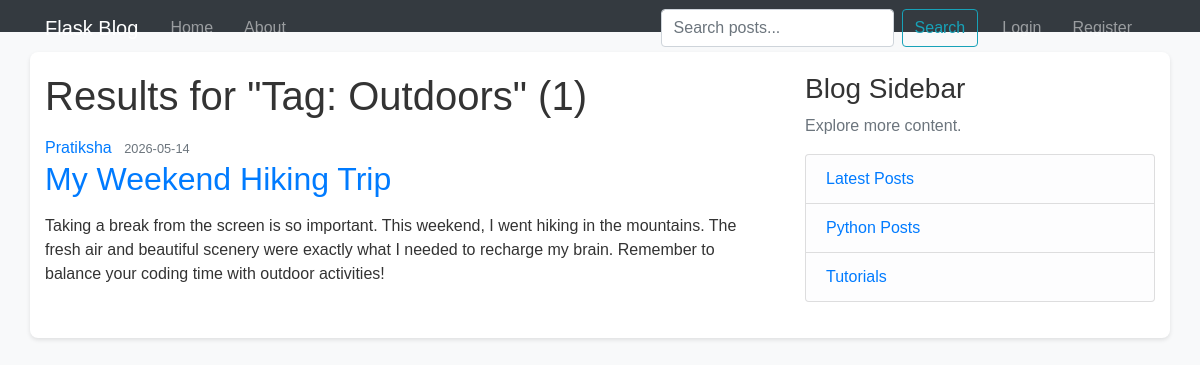
The app's page /tag/Outdoors with its own data.
### flaskblog/models.py (models this page shows, shortened)
class Post(db.Model):
    id = db.Column(db.Integer, primary_key=True)
    title = db.Column(db.String(100), nullable=False)
    date_posted = db.Column(db.DateTime, nullable=False, default=datetime.now)
    content = db.Column(db.Text, nullable=False)
    user_id = db.Column(db.Integer, db.ForeignKey('user.id'), nullable=False)
    tags = db.relationship('Tag', secondary=post_tags, backref=db.backref('posts', lazy='dynamic'))
    comments = db.relationship('Comment', backref='post', lazy=True, cascade="all, delete-orphan")

class User(db.Model, UserMixin):
    id = db.Column(db.Integer, primary_key=True)
    username = db.Column(db.String(20), unique=True, nullable=False)
    email = db.Column(db.String(120), unique=True, nullable=False)
    image_file = db.Column(db.String(20), nullable=False, default='default.jpg')
    password = db.Column(db.String(60), nullable=False)
    posts = db.relationship('Post', backref='author', lazy=True)
    comments = db.relationship('Comment', backref='author', lazy=True)

### flaskblog/routes.py (the view)
@app.route("/tag/<string:tag_name>")
def tag_posts(tag_name):
    tag = Tag.query.filter_by(name=tag_name).first_or_404()
    posts = tag.posts.all()
    return render_template('search_results.html', title=tag.name, posts=posts, query=f"Tag: {tag_name}")

### flaskblog/templates/search_results.html
{% extends "layout.html" %}
{% block content %}
    <h1 class="mb-3">Results for "{{ query }}" ({{ posts|length }})</h1>
    {% for post in posts %}
        <article class="media content-section">
          <div class="media-body">
            <div class="article-metadata">
              <a class="mr-2" href="#">{{ post.author.username }}</a>
              <small class="text-muted">{{ post.date_posted.strftime('%Y-%m-%d') }}</small>
            </div>
            <h2><a class="article-title" href="{{ url_for('post', post_id=post.id) }}">{{ post.title }}</a></h2>
            <p class="article-content">{{ post.content|safe }}</p>
          </div>
        </article>
    {% else %}
        <p>No posts found matching your search.</p>
    {% endfor %}
{% endblock content %}

### flaskblog/static/main.css (style rules this page uses)
body { background-color: #f8f9fa; font-family: Arial, sans-serif; color: #333; }

### records on screen
Post: author.username "Pratiksha", date_posted "2026-05-14", title "My Weekend Hiking Trip", content "Taking a break from the screen is so important. This weekend, I went hiking in the mountains. The fresh air and beautiful scenery were exactly what I needed to recharge my brain. Remember to balance your coding time with outdoor activities!"

### other values on screen
{{ query }} "Tag: Outdoors"
{{ posts|length }} "1"
